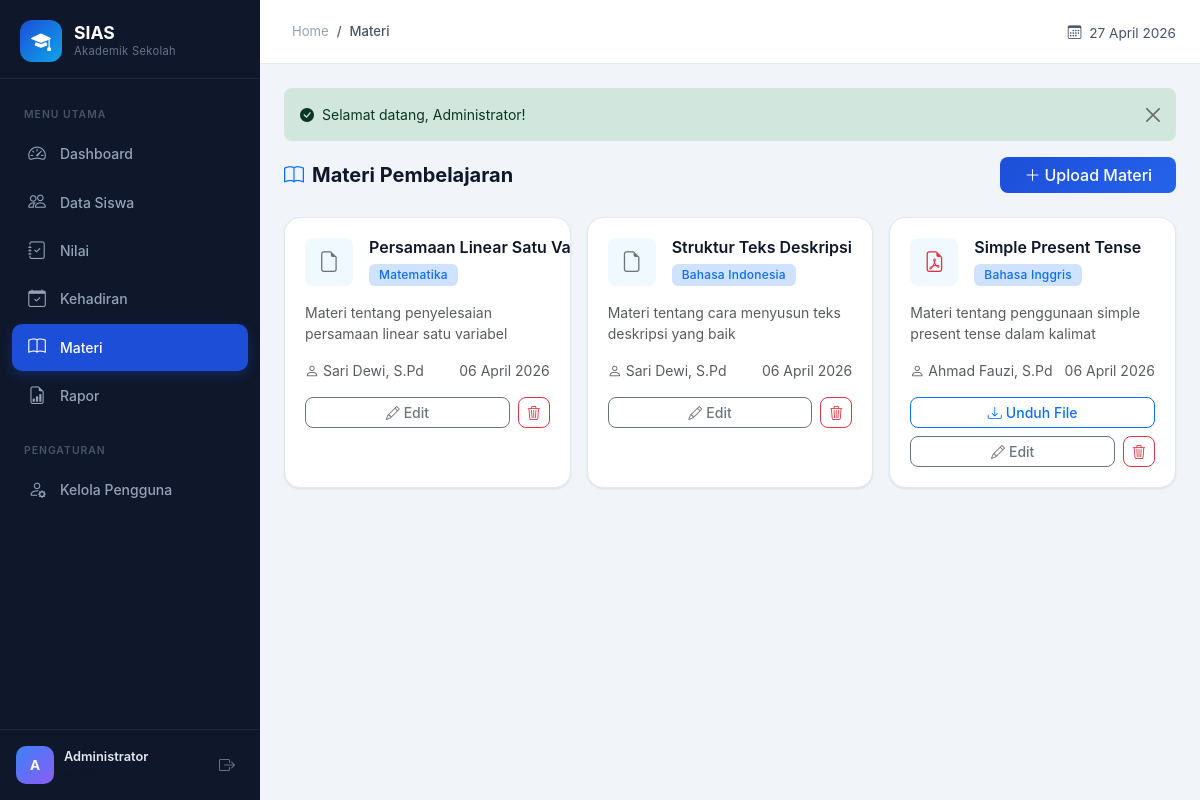
Page /index.php?page=materi (signed in) on the committed database.
### tables this page shows
CREATE TABLE `users` (
  `id` int(11) NOT NULL,
  `nama` varchar(100) NOT NULL,
  `email` varchar(100) NOT NULL,
  `password` varchar(255) NOT NULL,
  `role` enum('admin','guru','kepala_sekolah') NOT NULL,
  `created_at` timestamp NOT NULL DEFAULT current_timestamp(),
  `updated_at` timestamp NOT NULL DEFAULT current_timestamp() ON UPDATE current_timestamp()
);

CREATE TABLE `materi` (
  `id` int(11) NOT NULL,
  `judul` varchar(200) NOT NULL,
  `deskripsi` text DEFAULT NULL,
  `file_path` varchar(255) DEFAULT NULL,
  `guru_id` int(11) NOT NULL,
  `mapel_id` int(11) DEFAULT NULL,
  `created_at` timestamp NOT NULL DEFAULT current_timestamp()
);

CREATE TABLE `mapel` (
  `id` int(11) NOT NULL,
  `nama_mapel` varchar(100) NOT NULL,
  `kode` varchar(10) NOT NULL,
  `created_at` timestamp NOT NULL DEFAULT current_timestamp()
);

### controllers/MateriController.php (called while the page is built, shortened)
<?php
class MateriController
{
    private $materiModel;
    public function __construct()
    {
        $this->materiModel = new Materi();
    }
    public function index()
    {
        $role  = currentRole();
        $userId = $_SESSION['user_id'];
        if ($role === 'guru') {
            $data['materi'] = $this->materiModel->getByGuru($userId);
        } else {
            $data['materi'] = $this->materiModel->getWithDetails();
        }
        $viewFile = __DIR__ . '/../views/materi/index.php';
        include __DIR__ . '/../views/layouts/dashboard.php';
    }
}

### middleware/auth.php (called while the page is built, shortened)
<?php
 $rolePermissions = [
    'admin'          => ['dashboard', 'siswa', 'nilai', 'kehadiran', 'materi', 'rapor', 'users'],
    'guru'           => ['dashboard', 'nilai', 'kehadiran', 'materi', 'rapor'],
    'kepala_sekolah' => ['dashboard', 'nilai', 'kehadiran', 'materi', 'rapor'],
];
function currentUser()
{
    static $user = null;
    if ($user === null) {
        $db = getDB();
        $stmt = $db->prepare("SELECT * FROM users WHERE id = ?");
        $stmt->execute([$_SESSION['user_id']]);
        $user = $stmt->fetch();
    }
    return $user;
}
function currentRole()
{
    return $_SESSION['user_role'] ?? null;
}
function hasPermission($page, $role = null)
{
    global $rolePermissions;
    $role = $role ?: currentRole();
    return in_array($page, $rolePermissions[$role] ?? []);
}

### config/app.php (called while the page is built, shortened)
<?php
function getFlash($type)
{
    if (isset($_SESSION['flash'][$type])) {
        $msg = $_SESSION['flash'][$type];
        return $msg;
    }
    return null;
}
function hasFlash($type)
{
    return isset($_SESSION['flash'][$type]);
}
function e($string)
{
    return htmlspecialchars($string, ENT_QUOTES, 'UTF-8');
}
function formatTanggal($tanggal)
{
    $bulan = [
        1 => 'Januari', 2 => 'Februari', 3 => 'Maret',
        4 => 'April', 5 => 'Mei', 6 => 'Juni',
        7 => 'Juli', 8 => 'Agustus', 9 => 'September',
        10 => 'Oktober', 11 => 'November', 12 => 'Desember'
    ];
    $dt = new DateTime($tanggal);
    return $dt->format('d') . ' ' . $bulan[(int)$dt->format('m')] . ' ' . $dt->format('Y');
}

### config/database.php (called while the page is built, shortened)
<?php
function getDB()
{
    static $pdo = null;
    if ($pdo === null) {
        try {
            $dsn = "mysql:host=" . DB_HOST . ";dbname=" . DB_NAME . ";charset=" . DB_CHARSET;
            $options = [
                PDO::ATTR_ERRMODE            => PDO::ERRMODE_EXCEPTION,
                PDO::ATTR_DEFAULT_FETCH_MODE => PDO::FETCH_ASSOC,
                PDO::ATTR_EMULATE_PREPARES   => false,
            ];
            $pdo = new PDO($dsn, DB_USER, DB_PASS, $options);
        } catch (PDOException $e) {
            die("Koneksi database gagal: " . $e->getMessage());
        }
    }
    return $pdo;
}

### models/Materi.php (called while the page is built, shortened)
<?php
class Materi extends BaseModel
{
    protected $table = 'materi';
    public function getWithDetails()
    {
        $sql = "SELECT m.*, u.nama as guru_nama, mp.nama_mapel
                FROM {$this->table} m
                JOIN users u ON m.guru_id = u.id
                LEFT JOIN mapel mp ON m.mapel_id = mp.id
                ORDER BY m.created_at DESC";
        return $this->query($sql);
    }
}

### models/BaseModel.php (called while the page is built, shortened)
<?php
class BaseModel
{
    protected $db;
    public function __construct()
    {
        $this->db = getDB();
    }
    public function query($sql, $params = [])
    {
        $stmt = $this->db->prepare($sql);
        $stmt->execute($params);
        return $stmt->fetchAll();
    }
}

### views/materi/index.php (the view, shortened to what this page needs)
<div class="d-flex flex-wrap justify-content-between align-items-center gap-2 mb-4">
    <h5 class="fw-bold mb-0"><i class="bi bi-book me-2 text-primary"></i>Materi Pembelajaran</h5>
    <a href="<?= BASE_URL ?>/index.php?page=materi&action=create" class="btn btn-primary rounded-3 px-4">
        <i class="bi bi-plus-lg me-1"></i>Upload Materi
    </a>
</div>
<div class="row g-3">
    <?php if (empty($data['materi'])): ?>
    <div class="col-12">
        <div class="content-card text-center py-5">
            <i class="bi bi-folder2-open" style="font-size:2.5rem;color:#cbd5e1;"></i>
            <p class="text-muted mt-2 mb-0">Belum ada materi pembelajaran.</p>
        </div>
    </div>
    <?php else: ?>
        <?php foreach ($data['materi'] as $m): ?>
        <div class="col-md-6 col-xl-4">
            <div class="content-card h-100">
                <div class="content-card-body">
                    <?php
                    $ext = strtolower(pathinfo($m['file_path'], PATHINFO_EXTENSION));
                    $iconMap = [
                        'pdf' => 'bi-file-earmark-pdf text-danger',
                        'doc' => 'bi-file-earmark-word text-primary',
                        'docx' => 'bi-file-earmark-word text-primary',
                        'ppt' => 'bi-file-earmark-ppt text-danger',
                        'pptx' => 'bi-file-earmark-ppt text-danger',
                        'xls' => 'bi-file-earmark-excel text-success',
                        'xlsx' => 'bi-file-earmark-excel text-success',
                        'jpg' => 'bi-file-earmark-image text-info',
                        'png' => 'bi-file-earmark-image text-info',
                        'zip' => 'bi-file-earmark-zip text-warning',
                        'rar' => 'bi-file-earmark-zip text-warning',
                    ];
                    $fileIcon = $iconMap[$ext] ?? 'bi-file-earmark text-secondary';
                    ?>
                    <div class="d-flex align-items-start gap-3 mb-3">
                        <div class="d-flex align-items-center justify-content-center rounded-3 flex-shrink-0"
                             style="width:48px;height:48px;background:#f0f9ff;">
                            <i class="bi <?= $fileIcon ?>" style="font-size:1.3rem;"></i>
                        </div>
                        <div class="min-width-0">
                            <h6 class="fw-semibold mb-1 text-truncate" title="<?= e($m['judul']) ?>"><?= e($m['judul']) ?></h6>
                            <?php if (!empty($m['nama_mapel'])): ?>
                                <span class="badge bg-primary-subtle text-primary rounded-2 small"><?= e($m['nama_mapel']) ?></span>
                            <?php endif; ?>
                        </div>
                    </div>
                    <?php if (!empty($m['deskripsi'])): ?>
                    <p class="text-muted small mb-3" style="display:-webkit-box;-webkit-line-clamp:2;line-clamp:2;-webkit-box-orient:vertical;overflow:hidden;">
                        <?= e($m['deskripsi']) ?>
                    </p>
                    <?php endif; ?>
                    <div class="d-flex justify-content-between align-items-center text-muted small mb-3">
                        <span><i class="bi bi-person me-1"></i><?= e($m['guru_nama']) ?></span>
                        <span><?= formatTanggal($m['created_at']) ?></span>
                    </div>
                    <?php if ($m['file_path']): ?>
                    <a href="<?= UPLOAD_URL . e($m['file_path']) ?>" target="_blank"
                       class="btn btn-outline-primary btn-sm rounded-3 w-100 mb-2">
                        <i class="bi bi-download me-1"></i>Unduh File
                    </a>
                    <?php endif; ?>
                    <?php if (currentRole() === 'admin' || $m['guru_id'] == $_SESSION['user_id']): ?>
                    <div class="d-flex gap-2">
                        <a href="<?= BASE_URL ?>/index.php?page=materi&action=edit&id=<?= $m['id'] ?>"
                           class="btn btn-outline-secondary btn-sm rounded-3 flex-fill">
                            <i class="bi bi-pencil me-1"></i>Edit
                        </a>
                        <button type="button" class="btn btn-outline-danger btn-sm rounded-3 btn-delete"
                                data-id="<?= $m['id'] ?>"
                                data-name="<?= e($m['judul']) ?>"
                                data-url="<?= BASE_URL ?>/index.php?page=materi&action=delete&id=<?= $m['id'] ?>">
                            <i class="bi bi-trash3"></i>
                        </button>
                    </div>
                    <?php endif; ?>
                </div>
            </div>
        </div>
        <?php endforeach; ?>
    <?php endif; ?>
</div>

### views/layouts/dashboard.php (shortened to what this page needs)
<?php
 $user = currentUser();
 $currentPage = $_GET['page'] ?? 'dashboard';
?>
<!DOCTYPE html>
<html lang="id">
<head>
    <link href="https://cdn.jsdelivr.net/npm/bootstrap@5.3.3/dist/css/bootstrap.min.css" rel="stylesheet">
    <link href="https://cdn.jsdelivr.net/npm/bootstrap-icons@1.11.3/font/bootstrap-icons.min.css" rel="stylesheet">
    <link href="<?= BASE_URL ?>/assets/css/custom.css" rel="stylesheet">
</head>
<body class="dashboard-body">
    <aside class="sidebar" id="sidebar">
        <div class="sidebar-brand">
            <div class="sidebar-logo">
                <i class="bi bi-mortarboard-fill"></i>
            </div>
            <div class="sidebar-brand-text">
                <span class="brand-name"><?= APP_NAME ?></span>
                <span class="brand-sub">Akademik Sekolah</span>
            </div>
        </div>
        <nav class="sidebar-nav">
            <div class="nav-section-label">MENU UTAMA</div>
            <a href="<?= BASE_URL ?>/index.php?page=dashboard"
               class="nav-link <?= $currentPage === 'dashboard' ? 'active' : '' ?>">
                <i class="bi bi-speedometer2"></i>
                <span>Dashboard</span>
            </a>
            <?php if (hasPermission('siswa')): ?>
            <a href="<?= BASE_URL ?>/index.php?page=siswa"
               class="nav-link <?= $currentPage === 'siswa' ? 'active' : '' ?>">
                <i class="bi bi-people"></i>
                <span>Data Siswa</span>
            </a>
            <?php endif; ?>
            <?php if (hasPermission('nilai')): ?>
            <a href="<?= BASE_URL ?>/index.php?page=nilai"
               class="nav-link <?= $currentPage === 'nilai' ? 'active' : '' ?>">
                <i class="bi bi-journal-check"></i>
                <span>Nilai</span>
            </a>
            <?php endif; ?>
            <?php if (hasPermission('kehadiran')): ?>
            <a href="<?= BASE_URL ?>/index.php?page=kehadiran"
               class="nav-link <?= $currentPage === 'kehadiran' ? 'active' : '' ?>">
                <i class="bi bi-calendar-check"></i>
                <span>Kehadiran</span>
            </a>
            <?php endif; ?>
            <?php if (hasPermission('materi')): ?>
            <a href="<?= BASE_URL ?>/index.php?page=materi"
               class="nav-link <?= $currentPage === 'materi' ? 'active' : '' ?>">
                <i class="bi bi-book"></i>
                <span>Materi</span>
            </a>
            <?php endif; ?>
            <?php if (hasPermission('rapor')): ?>
            <a href="<?= BASE_URL ?>/index.php?page=rapor"
               class="nav-link <?= $currentPage === 'rapor' ? 'active' : '' ?>">
                <i class="bi bi-file-earmark-bar-graph"></i>
                <span>Rapor</span>
            </a>
            <?php endif; ?>
            <?php if (hasPermission('users')): ?>
            <div class="nav-section-label mt-2">PENGATURAN</div>
            <a href="<?= BASE_URL ?>/index.php?page=users"
               class="nav-link <?= $currentPage === 'users' ? 'active' : '' ?>">
                <i class="bi bi-person-gear"></i>
                <span>Kelola Pengguna</span>
            </a>
            <?php endif; ?>
        </nav>
        <div class="sidebar-footer">
            <div class="sidebar-user">
                <div class="user-avatar">
                    <?= strtoupper(mb_substr($user['nama'], 0, 1)) ?>
                </div>
                <div class="user-info">
                    <span class="user-name"><?= e($user['nama']) ?></span>
                    <span class="user-role"><?= roleLabel($user['role']) ?></span>
                </div>
                <a href="<?= BASE_URL ?>/index.php?page=logout"
                   class="btn-logout" title="Keluar">
                    <i class="bi bi-box-arrow-right"></i>
                </a>
            </div>
        </div>
    </aside>
    <div class="main-wrapper">
        <header class="top-header">
            <div class="d-flex align-items-center">
                <nav aria-label="breadcrumb" class="ms-2">
                    <ol class="breadcrumb mb-0">
                        <li class="breadcrumb-item"><a href="<?= BASE_URL ?>/index.php?page=dashboard">Home</a></li>
                        <li class="breadcrumb-item active"><?= e($pageTitle ?? ucfirst($currentPage)) ?></li>
                    </ol>
                </nav>
            </div>
            <div class="header-actions">
                <span class="header-date">
                    <i class="bi bi-calendar3 me-1"></i>
                    <?= formatTanggal(date('Y-m-d')) ?>
                </span>
            </div>
        </header>
        <main class="page-content">
            <?php if (hasFlash('success')): ?>
                <div class="alert alert-success alert-dismissible fade show border-0 rounded-3" role="alert">
                    <i class="bi bi-check-circle-fill me-2"></i><?= getFlash('success') ?>
                    <button type="button" class="btn-close" data-bs-dismiss="alert"></button>
                </div>
            <?php endif; ?>
            <?php
            if (file_exists($viewFile)) {
                include $viewFile;
            } else {
                echo '<div class="alert alert-warning">Halaman tidak ditemukan.</div>';
            }
            ?>
        </main>
    </div>
</body>
</html>

### rows in the picture
users: nama "A", nama "Administrator"
materi: judul "Persamaan Linear Satu…", mapel.nama_mapel "Matematika", deskripsi "Materi tentang penyelesaian persamaan linear satu variabel", guru.nama "Sari Dewi, S.Pd", created_at "06 April 2026"
materi: judul "Struktur Teks Deskripsi", mapel.nama_mapel "Bahasa Indonesia", deskripsi "Materi tentang cara menyusun teks deskripsi yang baik", guru.nama "Sari Dewi, S.Pd", created_at "06 April 2026"
materi: judul "Simple Present Tense", mapel.nama_mapel "Bahasa Inggris", deskripsi "Materi tentang penggunaan simple present tense dalam kalimat", guru.nama "Ahmad Fauzi, S.Pd", created_at "06 April 2026"

### other values in the picture
APP_NAME "SIAS"
$pageTitle "Materi"
getFlash('success') "Selamat datang, Administrator!"
